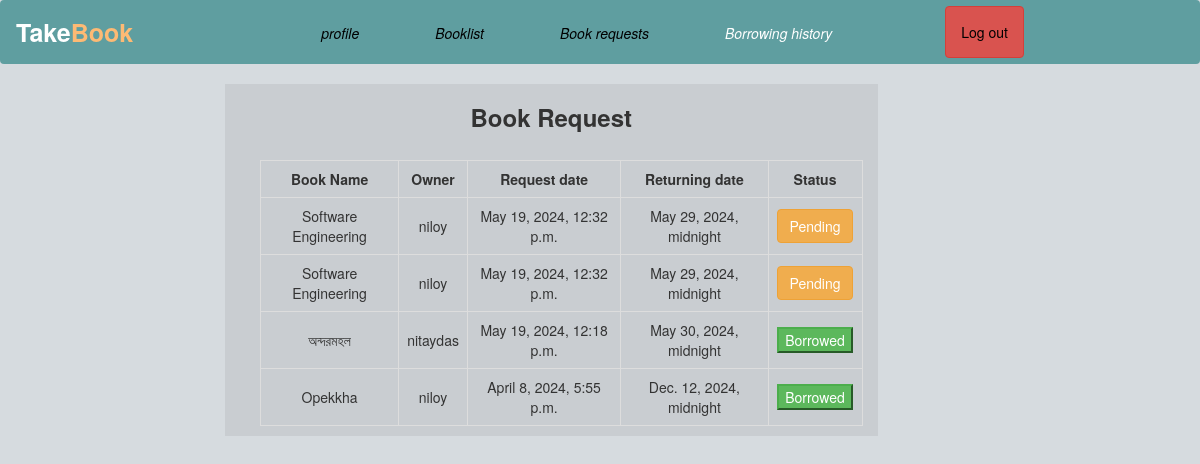
The page /borrowing_history/ (signed in) on the database its author committed.
### profileapp/models.py (models this page shows, shortened)
class BookRequest(models.Model):
    sender = models.ForeignKey(User,related_name='sent_request', on_delete=models.CASCADE)
    receiver = models.ForeignKey(User,related_name='received_request', on_delete=models.CASCADE,default=None)
    book = models.ForeignKey(Book, on_delete=models.CASCADE)
    request_date = models.DateTimeField(auto_now_add=True)
    schedule = models.DateTimeField()

class Book(models.Model):
    owner=models.ForeignKey(User,on_delete=models.CASCADE)
    title=models.CharField(max_length=100)
    author=models.CharField(max_length=100,null=True)
    genre=models.CharField(max_length=100,null=True)
    availability = models.IntegerField(default=0)
    created_at = models.DateTimeField(auto_now_add=True)

### profileapp/views.py (the view)
# urls.py: path('borrowing_history/', profileview.borrowing_history, name='borrowing_history'),
@login_required
def borrowing_history(request):
    borrows = BookRequest.objects.filter(sender=request.user).order_by('-request_date')
    return render(request, 'users/borrowing_history.html', {'borrows': borrows})

### templates/users/borrowing_history.html (shortened to what this page needs)
<!DOCTYPE html>
<html lang="en">
<head>
    <link href="https://cdn.jsdelivr.net/npm/bootstrap@5.3.2/dist/css/bootstrap.min.css" rel="stylesheet">
    <link rel="stylesheet" href="https://maxcdn.bootstrapcdn.com/bootstrap/3.4.1/css/bootstrap.min.css">
    <link rel="stylesheet" href="https://cdnjs.cloudflare.com/ajax/libs/font-awesome/4.7.0/css/font-awesome.min.css">
</head>
  <body>
  <nav class="navbar navbar-expand-lg " style="background-color:#5F9EA0;">
        <div class="navbar-header">
          <a class="navbar-brand" href="{% url 'home' %}"><strong class="text-white fs-1" style="margin-right:100px">Take<span class="text-orange-300">Book</span> </strong> </a>
        </div>
        <ul class="nav navbar-nav">
          <li class="nav-item"><i><a href={% url 'profile' username=request.user.username %} class="btn " style="color:black;margin:10px 0px 0px 50px">profile</a></i></li>
          <li class="nav-item"><i><a href={% url 'booklist' username=request.user.username %} class="btn " style="color:black;margin:10px 0px 0px 50px">Booklist</a></i></li>
          <li class="nav-item"><i><a href={% url 'see_book_request' %} class="btn " style="color:black;margin:10px 0px 0px 50px">Book requests</a></i></li>
          <li class="nav-item"><i><a href={% url 'borrowing_history' %} class="btn " style="color:white;margin:10px 0px 0px 50px">Borrowing history</a></i></li>
          <li><a href={% url 'logout' %} class="btn btn-danger navbar-btn" style="color:black;margin:0px 20px 0px 100px">Log out</a></li>
        </ul>
    </nav>
      <div class="container-fluid">
        <div class-"row">
           <div class="col-md-2"></div>
           <div class="col-md-7">
             <div class="container-fluid" style="background-color: #1111">
                <h3 class="text-center"><strong>Book Request</strong></h3><br>
                <ul>
                <table>
                    <tr >
                       <th>Book Name</th><th> Owner </th>
                       <th>Request date</th><th>Returning date</th>
                       <th colspan="2">Status</th>
                    </tr>
                   {% for borrow in borrows %}
                    <tr>
                        <td>{{ borrow.book.title }}</td><td>{{ borrow.receiver }}</td>
                        <td>{{ borrow.request_date }}</td><td>{{ borrow.schedule }}</td>
                        {% if borrow.book.availability == 1 %}
                        <td><a class="btn btn-warning">Pending</a></td>
                        {% elif borrow.book.availability == 2 %}
                        <td colspan="2"><button class="btn-success">Borrowed</button></td>
                        {% endif %}
                    </tr>
                    {% endfor %}
                </table>
                </ul>
              </div>
           </div>
        </div>
    </div>
</body>
</html>

### templates/users/borrowing_history.html (style rules this page uses)
table { width: 100%; border-collapse: collapse; }
th, td { border: 1px solid #ddd; padding: 8px; text-align: center; }
body { background-color: #d6dbdf ; }
.text-orange-300 { color: #fdba74; }

### rows shown on the page
BookRequest: book "Software Engineering", receiver "niloy", request_date "May 19, 2024, 12:32 p.m.", schedule "May 29, 2024, midnight", shows "Pending"
BookRequest: book "Software Engineering", receiver "niloy", request_date "May 19, 2024, 12:32 p.m.", schedule "May 29, 2024, midnight", shows "Pending"
BookRequest: book "অন্দরমহল", receiver "nitaydas", request_date "May 19, 2024, 12:18 p.m.", schedule "May 30, 2024, midnight", shows "Borrowed"
BookRequest: book "Opekkha", receiver "niloy", request_date "April 8, 2024, 5:55 p.m.", schedule "Dec. 12, 2024, midnight", shows "Borrowed"
